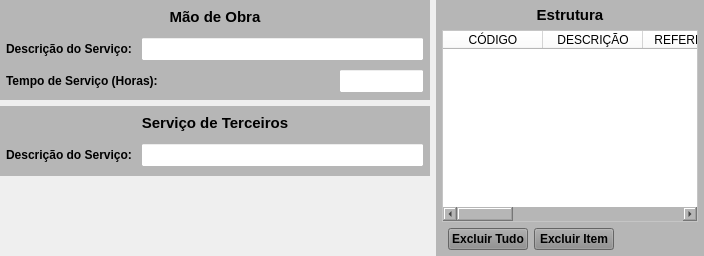
     <widget class="QWidget" name="widget_3" native="true">
      <layout class="QHBoxLayout" name="horizontalLayout_2">
       <property name="leftMargin">
        <number>0</number>
       </property>
       <property name="topMargin">
        <number>0</number>
       </property>
       <property name="rightMargin">
        <number>0</number>
       </property>
       <property name="bottomMargin">
        <number>0</number>
       </property>
       <item>
        <widget class="QWidget" name="widget_4" native="true">
         <property name="minimumSize">
          <size>
           <width>430</width>
           <height>0</height>
          </size>
         </property>
         <property name="maximumSize">
          <size>
           <width>430</width>
           <height>16777215</height>
          </size>
         </property>
         <layout class="QVBoxLayout" name="verticalLayout_2">
          <property name="leftMargin">
           <number>0</number>
          </property>
          <property name="topMargin">
           <number>0</number>
          </property>
          <property name="rightMargin">
           <number>0</number>
          </property>
          <property name="bottomMargin">
           <number>0</number>
          </property>
          <item>
           <widget class="QWidget" name="widget_MaoObra" native="true">
            <property name="minimumSize">
             <size>
              <width>0</width>
              <height>100</height>
             </size>
            </property>
            <property name="maximumSize">
             <size>
              <width>16777215</width>
              <height>100</height>
             </size>
            </property>
            <property name="styleSheet">
             <string notr="true">background-color: rgb(182, 182, 182);</string>
            </property>
            <layout class="QVBoxLayout" name="verticalLayout_6">
             <property name="spacing">
              <number>1</number>
             </property>
             <property name="leftMargin">
              <number>1</number>
             </property>
             <property name="topMargin">
              <number>1</number>
             </property>
             <property name="rightMargin">
              <number>1</number>
             </property>
             <property name="bottomMargin">
              <number>3</number>
             </property>
             <item>
              <widget class="QWidget" name="widget_17" native="true">
               <property name="minimumSize">
                <size>
                 <width>0</width>
                 <height>30</height>
                </size>
               </property>
               <property name="maximumSize">
                <size>
                 <width>16777215</width>
                 <height>30</height>
                </size>
               </property>
               <layout class="QHBoxLayout" name="horizontalLayout_8" stretch="0">
                <property name="spacing">
                 <number>5</number>
                </property>
                <property name="leftMargin">
                 <number>5</number>
                </property>
                <property name="topMargin">
                 <number>3</number>
                </property>
                <property name="rightMargin">
                 <number>5</number>
                </property>
                <property name="bottomMargin">
                 <number>3</number>
                </property>
                <item>
                 <widget class="QLabel" name="label_63">
                  <property name="maximumSize">
                   <size>
                    <width>16777215</width>
                    <height>16777215</height>
                   </size>
                  </property>
                  <property name="font">
                   <font>
                    <pointsize>11</pointsize>
                    <weight>75</weight>
                    <bold>true</bold>
                   </font>
                  </property>
                  <property name="text">
                   <string>Mão de Obra</string>
                  </property>
                  <property name="alignment">
                   <set>Qt::AlignCenter</set>
                  </property>
                 </widget>
                </item>
               </layout>
              </widget>
             </item>
             <item>
              <widget class="QWidget" name="widget_18" native="true">
               <property name="minimumSize">
                <size>
                 <width>0</width>
                 <height>30</height>
                </size>
               </property>
               <property name="maximumSize">
                <size>
                 <width>16777215</width>
                 <height>30</height>
                </size>
               </property>
               <layout class="QHBoxLayout" name="horizontalLayout_9">
                <property name="spacing">
                 <number>5</number>
                </property>
                <property name="leftMargin">
                 <number>5</number>
                </property>
                <property name="topMargin">
                 <number>3</number>
                </property>
                <property name="rightMargin">
                 <number>5</number>
                </property>
                <property name="bottomMargin">
                 <number>3</number>
                </property>
                <item>
                 <widget class="QLabel" name="label_67">
                  <property name="minimumSize">
                   <size>
                    <width>130</width>
                    <height>0</height>
                   </size>
                  </property>
                  <property name="maximumSize">
                   <size>
                    <width>130</width>
                    <height>16777215</height>
                   </size>
                  </property>
                  <property name="font">
                   <font>
                    <pointsize>9</pointsize>
                    <weight>75</weight>
                    <bold>true</bold>
                   </font>
                  </property>
                  <property name="text">
                   <string>Descrição do Serviço:</string>
                  </property>
                  <property name="alignment">
                   <set>Qt::AlignLeading|Qt::AlignLeft|Qt::AlignVCenter</set>
                  </property>
                 </widget>
                </item>
                <item>
                 <widget class="QLineEdit" name="line_Descricao_Mao">
                  <property name="sizePolicy">
                   <sizepolicy hsizetype="Preferred" vsizetype="Preferred">
                    <horstretch>0</horstretch>
                    <verstretch>0</verstretch>
                   </sizepolicy>
                  </property>
                  <property name="minimumSize">
                   <size>
                    <width>0</width>
                    <height>0</height>
                   </size>
                  </property>
                  <property name="maximumSize">
                   <size>
                    <width>16777215</width>
                    <height>16777215</height>
                   </size>
                  </property>
                  <property name="font">
                   <font>
                    <pointsize>9</pointsize>
                   </font>
                  </property>
                  <property name="styleSheet">
                   <string notr="true">background-color: rgb(255, 255, 255);</string>
                  </property>
                  <property name="alignment">
                   <set>Qt::AlignLeading|Qt::AlignLeft|Qt::AlignVCenter</set>
                  </property>
                  <property name="placeholderText">
                   <string/>
                  </property>
                 </widget>
                </item>
               </layout>
              </widget>
             </item>
             <item>
              <widget class="QWidget" name="widget_13" native="true">
               <property name="minimumSize">
                <size>
                 <width>0</width>
                 <height>30</height>
                </size>
               </property>
               <property name="maximumSize">
                <size>
                 <width>16777215</width>
                 <height>30</height>
                </size>
               </property>
               <layout class="QHBoxLayout" name="horizontalLayout_6">
                <property name="spacing">
                 <number>5</number>
                </property>
                <property name="leftMargin">
                 <number>5</number>
                </property>
                <property name="topMargin">
                 <number>3</number>
                </property>
                <property name="rightMargin">
                 <number>5</number>
                </property>
                <property name="bottomMargin">
                 <number>3</number>
                </property>
                <item>
                 <widget class="QLabel" name="label_64">
                  <property name="minimumSize">
                   <size>
                    <width>0</width>
                    <height>0</height>
                   </size>
                  </property>
                  <property name="maximumSize">
                   <size>
                    <width>16777215</width>
                    <height>16777215</height>
                   </size>
                  </property>
                  <property name="font">
                   <font>
                    <pointsize>9</pointsize>
                    <weight>75</weight>
                    <bold>true</bold>
                   </font>
                  </property>
                  <property name="text">
                   <string>Tempo de Serviço (Horas):</string>
                  </property>
                  <property name="alignment">
                   <set>Qt::AlignLeading|Qt::AlignLeft|Qt::AlignVCenter</set>
                  </property>
                 </widget>
                </item>
                <item>
                 <widget class="QLineEdit" name="line_Tempo_Mao">
                  <property name="sizePolicy">
                   <sizepolicy hsizetype="Preferred" vsizetype="Preferred">
                    <horstretch>0</horstretch>
                    <verstretch>0</verstretch>
                   </sizepolicy>
                  </property>
                  <property name="minimumSize">
                   <size>
                    <width>85</width>
                    <height>0</height>
                   </size>
                  </property>
                  <property name="maximumSize">
                   <size>
                    <width>85</width>
                    <height>16777215</height>
                   </size>
                  </property>
                  <property name="font">
                   <font>
                    <pointsize>9</pointsize>
                   </font>
                  </property>
                  <property name="styleSheet">
                   <string notr="true">background-color: rgb(255, 255, 255);</string>
                  </property>
                  <property name="alignment">
                   <set>Qt::AlignCenter</set>
                  </property>
                  <property name="placeholderText">
                   <string/>
                  </property>
                 </widget>
                </item>
               </layout>
              </widget>
             </item>
            </layout>
           </widget>
          </item>
          <item>
           <widget class="QWidget" name="widget_Terceiros" native="true">
            <property name="minimumSize">
             <size>
              <width>0</width>
              <height>70</height>
             </size>
            </property>
            <property name="maximumSize">
             <size>
              <width>16777215</width>
              <height>70</height>
             </size>
            </property>
            <property name="styleSheet">
             <string notr="true">background-color: rgb(182, 182, 182);</string>
            </property>
            <layout class="QVBoxLayout" name="verticalLayout_7">
             <property name="spacing">
              <number>1</number>
             </property>
             <property name="leftMargin">
              <number>1</number>
             </property>
             <property name="topMargin">
              <number>1</number>
             </property>
             <property name="rightMargin">
              <number>1</number>
             </property>
             <property name="bottomMargin">
              <number>3</number>
             </property>
             <item>
              <widget class="QWidget" name="widget_33" native="true">
               <property name="minimumSize">
                <size>
                 <width>0</width>
                 <height>30</height>
                </size>
               </property>
               <property name="maximumSize">
                <size>
                 <width>16777215</width>
                 <height>30</height>
                </size>
               </property>
               <layout class="QHBoxLayout" name="horizontalLayout_16" stretch="0">
                <property name="spacing">
                 <number>5</number>
                </property>
                <property name="leftMargin">
                 <number>5</number>
                </property>
                <property name="topMargin">
                 <number>3</number>
                </property>
                <property name="rightMargin">
                 <number>5</number>
                </property>
                <property name="bottomMargin">
                 <number>3</number>
                </property>
                <item>
                 <widget class="QLabel" name="label_70">
                  <property name="maximumSize">
                   <size>
                    <width>16777215</width>
                    <height>16777215</height>
                   </size>
                  </property>
                  <property name="font">
                   <font>
                    <pointsize>11</pointsize>
                    <weight>75</weight>
                    <bold>true</bold>
                   </font>
                  </property>
                  <property name="text">
                   <string>Serviço de Terceiros</string>
                  </property>
                  <property name="alignment">
                   <set>Qt::AlignCenter</set>
                  </property>
                 </widget>
                </item>
               </layout>
              </widget>
             </item>
             <item>
              <widget class="QWidget" name="widget_34" native="true">
               <property name="minimumSize">
                <size>
                 <width>0</width>
                 <height>30</height>
                </size>
               </property>
               <property name="maximumSize">
                <size>
                 <width>16777215</width>
                 <height>30</height>
                </size>
               </property>
               <layout class="QHBoxLayout" name="horizontalLayout_19">
                <property name="spacing">
                 <number>5</number>
                </property>
                <property name="leftMargin">
                 <number>5</number>
                </property>
                <property name="topMargin">
                 <number>3</number>
                </property>
                <property name="rightMargin">
                 <number>5</number>
                </property>
                <property name="bottomMargin">
                 <number>3</number>
                </property>
                <item>
                 <widget class="QLabel" name="label_71">
                  <property name="minimumSize">
                   <size>
                    <width>130</width>
                    <height>0</height>
                   </size>
                  </property>
                  <property name="maximumSize">
                   <size>
                    <width>130</width>
                    <height>16777215</height>
                   </size>
                  </property>
                  <property name="font">
                   <font>
                    <pointsize>9</pointsize>
                    <weight>75</weight>
                    <bold>true</bold>
                   </font>
                  </property>
                  <property name="text">
                   <string>Descrição do Serviço:</string>
                  </property>
                  <property name="alignment">
                   <set>Qt::AlignLeading|Qt::AlignLeft|Qt::AlignVCenter</set>
                  </property>
                 </widget>
                </item>
                <item>
                 <widget class="QLineEdit" name="line_Descricao_Servico">
                  <property name="sizePolicy">
                   <sizepolicy hsizetype="Preferred" vsizetype="Preferred">
                    <horstretch>0</horstretch>
                    <verstretch>0</verstretch>
                   </sizepolicy>
                  </property>
                  <property name="minimumSize">
                   <size>
                    <width>0</width>
                    <height>0</height>
                   </size>
                  </property>
                  <property name="maximumSize">
                   <size>
                    <width>16777215</width>
                    <height>16777215</height>
                   </size>
                  </property>
                  <property name="font">
                   <font>
                    <pointsize>9</pointsize>
                   </font>
                  </property>
                  <property name="styleSheet">
                   <string notr="true">background-color: rgb(255, 255, 255);</string>
                  </property>
                  <property name="alignment">
                   <set>Qt::AlignLeading|Qt::AlignLeft|Qt::AlignVCenter</set>
                  </property>
                  <property name="placeholderText">
                   <string/>
                  </property>
                 </widget>
                </item>
               </layout>
              </widget>
             </item>
            </layout>
           </widget>
          </item>
          <item>
           <widget class="QWidget" name="widget_Cor5_2" native="true">
            <property name="styleSheet">
             <string notr="true"/>
            </property>
            <layout class="QVBoxLayout" name="verticalLayout_5">
             <property name="leftMargin">
              <number>6</number>
             </property>
             <property name="topMargin">
              <number>6</number>
             </property>
             <property name="rightMargin">
              <number>6</number>
             </property>
             <property name="bottomMargin">
              <number>6</number>
             </property>
            </layout>
           </widget>
          </item>
         </layout>
        </widget>
       </item>
       <item>
        <widget class="QWidget" name="widget_Cor5" native="true">
         <property name="styleSheet">
          <string notr="true">background-color: rgb(182, 182, 182);</string>
         </property>
         <layout class="QVBoxLayout" name="verticalLayout_3">
          <property name="leftMargin">
           <number>6</number>
          </property>
          <property name="topMargin">
           <number>6</number>
          </property>
          <property name="rightMargin">
           <number>6</number>
          </property>
          <property name="bottomMargin">
           <number>6</number>
          </property>
          <item>
           <widget class="QLabel" name="label_Titulo">
            <property name="maximumSize">
             <size>
              <width>16777215</width>
              <height>18</height>
             </size>
            </property>
            <property name="font">
             <font>
              <pointsize>11</pointsize>
              <weight>75</weight>
              <bold>true</bold>
             </font>
            </property>
            <property name="text">
             <string>Estrutura</string>
            </property>
            <property name="alignment">
             <set>Qt::AlignCenter</set>
            </property>
           </widget>
          </item>
          <item>
           <widget class="QTableWidget" name="table_Estrutura">
            <property name="sizePolicy">
             <sizepolicy hsizetype="Preferred" vsizetype="Preferred">
              <horstretch>0</horstretch>
              <verstretch>0</verstretch>
             </sizepolicy>
            </property>
            <property name="font">
             <font>
              <pointsize>8</pointsize>
             </font>
            </property>
            <property name="styleSheet">
             <string notr="true">background-color: rgb(255, 255, 255);</string>
            </property>
            <column>
             <property name="text">
              <string>CÓDIGO</string>
             </property>
            </column>
            <column>
             <property name="text">
              <string>DESCRIÇÃO</string>
             </property>
            </column>
            <column>
             <property name="text">
              <string>REFERÊNCIA</string>
             </property>
            </column>
            <column>
             <property name="text">
              <string>UM</string>
             </property>
            </column>
            <column>
             <property name="text">
              <string>QTDE</string>
             </property>
            </column>
            <column>
             <property name="text">
              <string>NCM</string>
             </property>
            </column>
            <column>
             <property name="text">
              <string>CLASSE</string>
             </property>
            </column>
            <column>
             <property name="text">
              <string>CONSUMO</string>
             </property>
            </column>
           </widget>
          </item>
          <item>
           <widget class="QWidget" name="widget" native="true">
            <property name="maximumSize">
             <size>
              <width>16777215</width>
              <height>25</height>
             </size>
            </property>
            <property name="sizeIncrement">
             <size>
              <width>0</width>
              <height>25</height>
             </size>
            </property>
            <layout class="QHBoxLayout" name="horizontalLayout_10">
             <property name="leftMargin">
              <number>6</number>
             </property>
             <property name="topMargin">
              <number>0</number>
             </property>
             <property name="rightMargin">
              <number>6</number>
             </property>
             <property name="bottomMargin">
              <number>0</number>
             </property>
             <item>
              <widget class="QPushButton" name="btn_ExcluirTudo">
               <property name="sizePolicy">
                <sizepolicy hsizetype="Fixed" vsizetype="Preferred">
                 <horstretch>0</horstretch>
                 <verstretch>0</verstretch>
                </sizepolicy>
               </property>
               <property name="minimumSize">
                <size>
                 <width>80</width>
                 <height>0</height>
                </size>
               </property>
               <property name="maximumSize">
                <size>
                 <width>80</width>
                 <height>16777215</height>
                </size>
               </property>
               <property name="font">
                <font>
                 <pointsize>9</pointsize>
                 <weight>75</weight>
                 <bold>true</bold>
                </font>
               </property>
               <property name="cursor">
                <cursorShape>PointingHandCursor</cursorShape>
               </property>
               <property name="layoutDirection">
                <enum>Qt::LeftToRight</enum>
               </property>
               <property name="autoFillBackground">
                <bool>false</bool>
               </property>
               <property name="styleSheet">
                <string notr="true">background-color: rgb(141, 141, 141);</string>
               </property>
               <property name="text">
                <string>Excluir Tudo</string>
               </property>
               <property name="checkable">
                <bool>false</bool>
               </property>
               <property name="autoDefault">
                <bool>false</bool>
               </property>
               <property name="default">
                <bool>false</bool>
               </property>
               <property name="flat">
                <bool>false</bool>
               </property>
              </widget>
             </item>
             <item>
              <widget class="QPushButton" name="btn_ExcluirItem">
               <property name="sizePolicy">
                <sizepolicy hsizetype="Fixed" vsizetype="Preferred">
                 <horstretch>0</horstretch>
                 <verstretch>0</verstretch>
                </sizepolicy>
               </property>
               <property name="minimumSize">
                <size>
                 <width>80</width>
                 <height>0</height>
                </size>
               </property>
               <property name="maximumSize">
                <size>
                 <width>80</width>
                 <height>16777215</height>
                </size>
               </property>
               <property name="font">
                <font>
                 <pointsize>9</pointsize>
                 <weight>75</weight>
                 <bold>true</bold>
                </font>
               </property>
               <property name="cursor">
                <cursorShape>PointingHandCursor</cursorShape>
               </property>
               <property name="layoutDirection">
                <enum>Qt::LeftToRight</enum>
               </property>
               <property name="autoFillBackground">
                <bool>false</bool>
               </property>
               <property name="styleSheet">
                <string notr="true">background-color: rgb(141, 141, 141);</string>
               </property>
               <property name="text">
                <string>Excluir Item</string>
               </property>
               <property name="checkable">
                <bool>false</bool>
               </property>
               <property name="autoDefault">
                <bool>false</bool>
               </property>
               <property name="default">
                <bool>false</bool>
               </property>
               <property name="flat">
                <bool>false</bool>
               </property>
              </widget>
             </item>
             <item>
              <widget class="QLabel" name="label_2">
               <property name="text">
                <string/>
               </property>
              </widget>
             </item>
            </layout>
           </widget>
          </item>
         </layout>
        </widget>
       </item>
      </layout>
     </widget>
